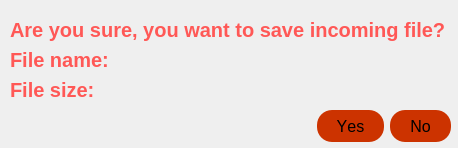
<?xml version="1.0" encoding="UTF-8"?>
<ui version="4.0">
 <class>Dialog</class>
 <widget class="QDialog" name="Dialog">
  <property name="geometry">
   <rect>
    <x>0</x>
    <y>0</y>
    <width>458</width>
    <height>148</height>
   </rect>
  </property>
  <property name="windowTitle">
   <string>File saving confirmation</string>
  </property>
  <property name="autoFillBackground">
   <bool>false</bool>
  </property>
  <property name="styleSheet">
   <string notr="true">
QDialogButtonBox {
    background-color: #CC3300; /* Orange background color */
    border: 1px solid #CC3300; /* Orange border color */
    border-radius: 10px; /* Increased border corner radius for a rounder appearance */
    padding: 10px; /* Padding inside the box */
}

/* Style the &quot;Yes&quot; button */
QDialogButtonBox#dialog_yes_no QPushButton[role=&quot;Yes&quot;] {
    background-color: #CC3300; /* Orange background color */
    color: #000; /* Black text color */
    border: 1px solid #CC3300; /* Orange border color */
    border-radius: 15px; /* Increased border corner radius for a rounder appearance */
    padding: 10px 20px; /* Padding inside the button */
}

/* Style the &quot;No&quot; button */
QDialogButtonBox#dialog_yes_no QPushButton[role=&quot;No&quot;] {
    background-color: #CC3300; /* Orange background color */
    color: #000; /* Black text color */
    border: 1px solid #CC3300; /* Orange border color */
    border-radius: 15px; /* Increased border corner radius for a rounder appearance */
    padding: 10px 20px; /* Padding inside the button */
}</string>
  </property>
  <property name="modal">
   <bool>false</bool>
  </property>
  <widget class="QDialogButtonBox" name="dialog_yes_no">
   <property name="geometry">
    <rect>
     <x>240</x>
     <y>110</y>
     <width>211</width>
     <height>32</height>
    </rect>
   </property>
   <property name="font">
    <font>
     <family>Arial Narrow</family>
     <pointsize>2</pointsize>
    </font>
   </property>
   <property name="styleSheet">
    <string notr="true">    QPushButton {
        background-color: #CC3300;
        color: black;
        border-radius: 15px;
        padding: 10px 20px;
        font-size: 16px;
        font-family: &quot;Arial Narrow&quot;, sans-serif;
    }
    
    QPushButton:pressed {
        background-color: #8C0000; /* Change color when button is pressed */
    }
QPushButton:hover {
    background-color: #FF4500; /* Lighter red background color on hover */
}</string>
   </property>
   <property name="orientation">
    <enum>Qt::Horizontal</enum>
   </property>
   <property name="standardButtons">
    <set>QDialogButtonBox::No|QDialogButtonBox::Yes</set>
   </property>
  </widget>
  <widget class="QLabel" name="label">
   <property name="geometry">
    <rect>
     <x>10</x>
     <y>10</y>
     <width>441</width>
     <height>41</height>
    </rect>
   </property>
   <property name="font">
    <font>
     <family>Arial</family>
     <pointsize>-1</pointsize>
     <bold>true</bold>
    </font>
   </property>
   <property name="styleSheet">
    <string notr="true">QLabel {
    font-family: Arial, sans-serif;
    font-size: 20px; /* Larger font size */
    font-weight: bold; /* Make the text bold */
    color: #FF4500; /* Red text color (example: DarkOrange) */
    background: transparent; /* No background */
    text-align: center; /* Center the text horizontally */
}</string>
   </property>
   <property name="text">
    <string>&lt;html&gt;&lt;head/&gt;&lt;body&gt;&lt;p&gt;&lt;span style=&quot; color:#ff5856;&quot;&gt;Are you sure, you want to save incoming file?&lt;/span&gt;&lt;/p&gt;&lt;/body&gt;&lt;/html&gt;</string>
   </property>
   <property name="wordWrap">
    <bool>true</bool>
   </property>
  </widget>
  <widget class="QLabel" name="label_2">
   <property name="geometry">
    <rect>
     <x>10</x>
     <y>40</y>
     <width>101</width>
     <height>41</height>
    </rect>
   </property>
   <property name="font">
    <font>
     <family>Arial</family>
     <pointsize>-1</pointsize>
     <bold>true</bold>
    </font>
   </property>
   <property name="styleSheet">
    <string notr="true">QLabel {
    font-family: Arial, sans-serif;
    font-size: 20px; /* Larger font size */
    font-weight: bold; /* Make the text bold */
    color: Orange; /* Red text color (example: DarkOrange) */
    background: transparent; /* No background */
    text-align: center; /* Center the text horizontally */
}</string>
   </property>
   <property name="text">
    <string>&lt;html&gt;&lt;head/&gt;&lt;body&gt;&lt;p&gt;&lt;span style=&quot; color:#ff5856;&quot;&gt;File name:&lt;/span&gt;&lt;/p&gt;&lt;/body&gt;&lt;/html&gt;</string>
   </property>
   <property name="wordWrap">
    <bool>true</bool>
   </property>
  </widget>
  <widget class="QLabel" name="file_name_label">
   <property name="geometry">
    <rect>
     <x>120</x>
     <y>40</y>
     <width>331</width>
     <height>41</height>
    </rect>
   </property>
   <property name="styleSheet">
    <string notr="true">QLabel {
    font-family: Arial, sans-serif;
    font-size: 20px; /* Larger font size */
    color: #FAC898; /* Red text color (example: DarkOrange) */
    background: transparent; /* No background */
    text-align: center; /* Center the text horizontally */
}</string>
   </property>
   <property name="text">
    <string/>
   </property>
  </widget>
  <widget class="QLabel" name="label_4">
   <property name="geometry">
    <rect>
     <x>10</x>
     <y>70</y>
     <width>101</width>
     <height>41</height>
    </rect>
   </property>
   <property name="font">
    <font>
     <family>Arial</family>
     <pointsize>-1</pointsize>
     <bold>true</bold>
    </font>
   </property>
   <property name="styleSheet">
    <string notr="true">QLabel {
    font-family: Arial, sans-serif;
    font-size: 20px; /* Larger font size */
    font-weight: bold; /* Make the text bold */
    color: Orange; /* Red text color (example: DarkOrange) */
    background: transparent; /* No background */
    text-align: center; /* Center the text horizontally */
}</string>
   </property>
   <property name="text">
    <string>&lt;html&gt;&lt;head/&gt;&lt;body&gt;&lt;p&gt;&lt;span style=&quot; color:#ff5856;&quot;&gt;File size:&lt;/span&gt;&lt;/p&gt;&lt;/body&gt;&lt;/html&gt;</string>
   </property>
   <property name="wordWrap">
    <bool>true</bool>
   </property>
  </widget>
  <widget class="QLabel" name="file_size_label">
   <property name="geometry">
    <rect>
     <x>120</x>
     <y>70</y>
     <width>331</width>
     <height>41</height>
    </rect>
   </property>
   <property name="styleSheet">
    <string notr="true">QLabel {
    font-family: Arial, sans-serif;
    font-size: 20px; /* Larger font size */
    color: #FAC898; /* Red text color (example: DarkOrange) */
    background: transparent; /* No background */
    text-align: center; /* Center the text horizontally */
}</string>
   </property>
   <property name="text">
    <string/>
   </property>
  </widget>
 </widget>
 <resources/>
 <connections>
  <connection>
   <sender>dialog_yes_no</sender>
   <signal>accepted()</signal>
   <receiver>Dialog</receiver>
   <slot>accept()</slot>
   <hints>
    <hint type="sourcelabel">
     <x>248</x>
     <y>254</y>
    </hint>
    <hint type="destinationlabel">
     <x>157</x>
     <y>274</y>
    </hint>
   </hints>
  </connection>
  <connection>
   <sender>dialog_yes_no</sender>
   <signal>rejected()</signal>
   <receiver>Dialog</receiver>
   <slot>reject()</slot>
   <hints>
    <hint type="sourcelabel">
     <x>316</x>
     <y>260</y>
    </hint>
    <hint type="destinationlabel">
     <x>286</x>
     <y>274</y>
    </hint>
   </hints>
  </connection>
 </connections>
</ui>
